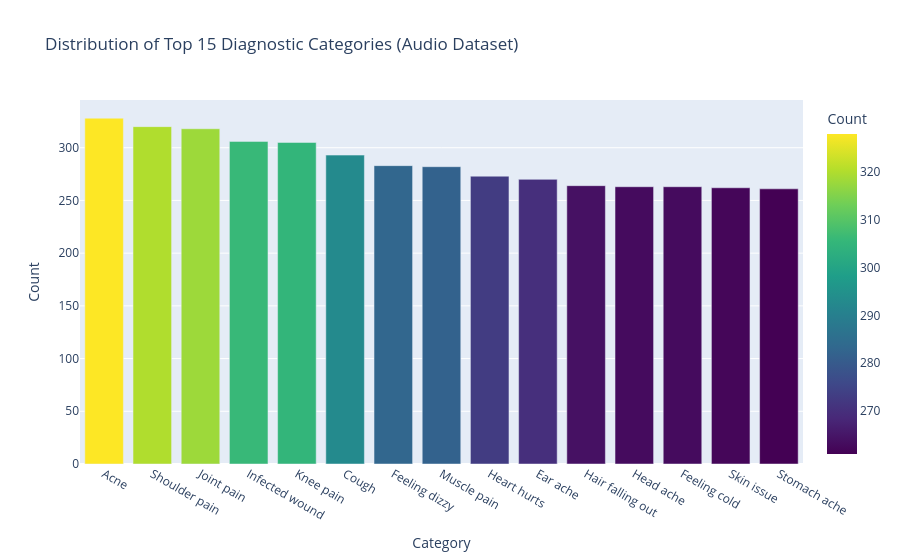
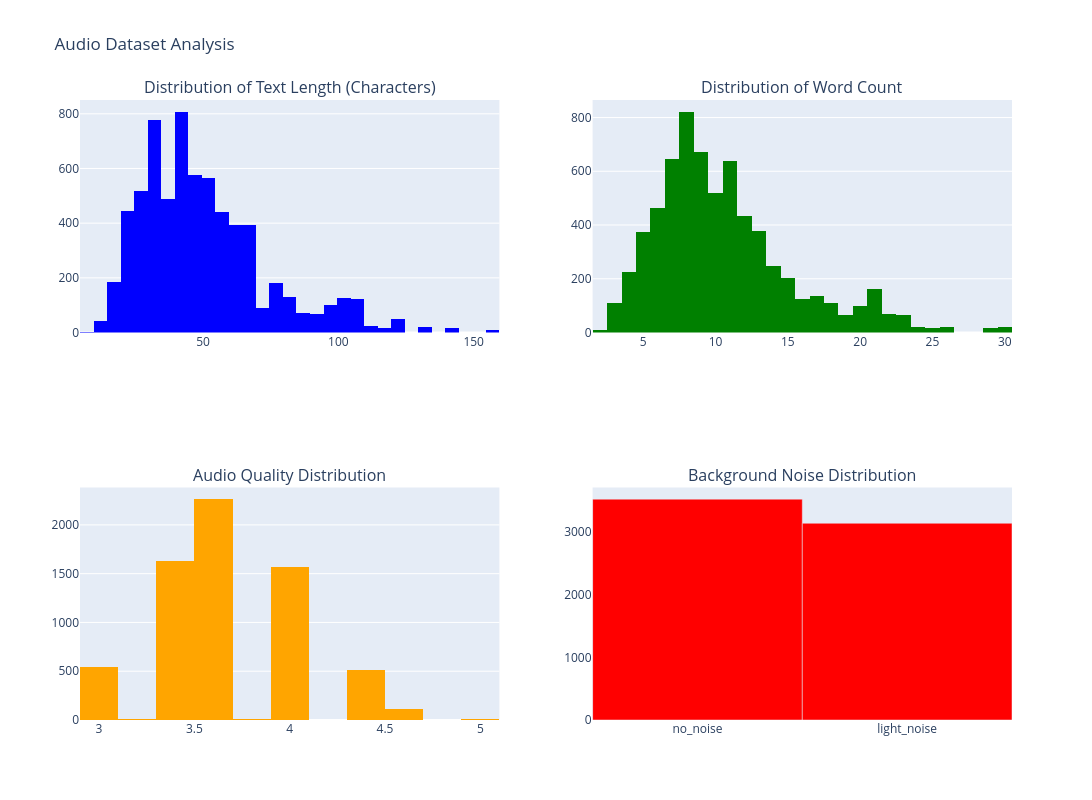

The code cell stored with these charts, in order, in its notebook:
### Markdown cell above
### 2.2 Audio and Text Classification Data Visualization

**Purpose:** Create visualizations to understand the distribution of diagnostic categories, text lengths, audio quality, and other relevant features in our dataset for both audio and text analysis.

### Code cell
# Visualize class distribution (top 15 categories)
top_n = 15  # Set the number of top diagnostic categories to display
top_categories = class_distribution.head(top_n).reset_index()  # Extract most frequent categories and reshape for plotting
top_categories.columns = ['Category', 'Count']  # Rename columns for better readability in visualization

# Create an interactive bar chart showing the distribution of diagnostic categories
# Using Plotly for interactive visualization allows exploration of category distribution
fig = px.bar(top_categories, x='Category', y='Count', 
             title=f'Distribution of Top {top_n} Diagnostic Categories (Audio Dataset)',
             color='Count', color_continuous_scale='viridis')  # Color gradient highlights frequency differences
fig.update_layout(xaxis={'categoryorder':'total descending'})  # Order categories by frequency for better insight
fig.show()

# Calculate text length metrics for preprocessing insights
# Text length affects feature extraction and model performance in audio and text classification
df['text_length'] = df['phrase'].apply(len)  # Character count helps determine text complexity
df['word_count'] = df['phrase'].apply(lambda x: len(str(x).split()))  # Word count informs tokenization strategies

# Visualize text length distribution and audio and text quality metrics using a 2x2 subplot layout
fig = make_subplots(rows=2, cols=2, 
                    subplot_titles=('Distribution of Text Length (Characters)', 
                                  'Distribution of Word Count',
                                  'Audio Quality Distribution',
                                  'Background Noise Distribution'))  # Organized visualization of key data characteristics

# Add histogram for character length distribution - longer texts may have more complex features
fig.add_trace(
    go.Histogram(x=df['text_length'], nbinsx=30, marker_color='blue'),
    row=1, col=1
)

# Add histogram for word count distribution - impacts tokenization and sequence length decisions
fig.add_trace(
    go.Histogram(x=df['word_count'], nbinsx=30, marker_color='green'),
    row=1, col=2
)

# Add audio quality distribution if available - audio quality affects feature extraction reliability
if 'overall_quality_of_the_audio' in df.columns:
    fig.add_trace(
        go.Histogram(x=df['overall_quality_of_the_audio'], nbinsx=20, marker_color='orange'),
        row=2, col=1
    )

# Add background noise distribution if available - noise levels impact classification accuracy
if 'background_noise_audible' in df.columns:
    noise_counts = df['background_noise_audible'].value_counts()
    fig.add_trace(
        go.Bar(x=noise_counts.index, y=noise_counts.values, marker_color='red'),
        row=2, col=2
    )

# Configure layout for optimal visualization of multiple data characteristics
fig.update_layout(height=800, width=1200, title_text="audio and text Dataset Analysis", showlegend=False)
fig.show()

# Audio and text quality vs class distribution analysis to identify potential class-specific recording issues
if 'overall_quality_of_the_audio' in df.columns:
    print(f"\nAudio and Text Quality Analysis by Diagnostic Category:")
    quality_by_class = df.groupby('prompt')['overall_quality_of_the_audio'].agg(['mean', 'count']).round(3)  # Calculate mean quality by category
    quality_by_class = quality_by_class.sort_values('mean', ascending=False)  # Sort to identify categories with best/worst recording quality
    print("Top 10 categories by audio and text quality:")
    print(quality_by_class.head(10))  # Display categories with highest quality recordings

# Remove temporary columns to keep dataset clean for subsequent processing steps
df.drop(['text_length', 'word_count'], axis=1, inplace=True)  # Cleanup to avoid affecting future operations

### Figure 1 — Plotly figure (JSON) as saved in the notebook; plotly's stock layout.template omitted (floating-point values rounded to 4 significant figures)
{"data": [{"alignmentgroup": "True", "hovertemplate": "Category=%{x}<br>Count=%{marker.color}<extra></extra>", "legendgroup": "", "marker": {"color": [328, 320, 318, 306, 305, 293, 283, 282, 273, 270, 264, 263, 263, 262, 261], "coloraxis": "coloraxis", "pattern": {"shape": ""}}, "name": "", "offsetgroup": "", "orientation": "v", "showlegend": false, "textposition": "auto", "type": "bar", "x": ["Acne", "Shoulder pain", "Joint pain", "Infected wound", "Knee pain", "Cough", "Feeling dizzy", "Muscle pain", "Heart hurts", "Ear ache", "Hair falling out", "Head ache", "Feeling cold", "Skin issue", "Stomach ache"], "xaxis": "x", "y": [328, 320, 318, 306, 305, 293, 283, 282, 273, 270, 264, 263, 263, 262, 261], "yaxis": "y"}], "layout": {"barmode": "relative", "coloraxis": {"colorbar": {"title": {"text": "Count"}}, "colorscale": [[0, "#440154"], [0.1111, "#482878"], [0.2222, "#3e4989"], [0.3333, "#31688e"], [0.4444, "#26828e"], [0.5556, "#1f9e89"], [0.6667, "#35b779"], [0.7778, "#6ece58"], [0.8889, "#b5de2b"], [1, "#fde725"]]}, "legend": {"tracegroupgap": 0}, "title": {"text": "Distribution of Top 15 Diagnostic Categories (Audio Dataset)"}, "xaxis": {"anchor": "y", "categoryorder": "total descending", "domain": [0, 1], "title": {"text": "Category"}}, "yaxis": {"anchor": "x", "domain": [0, 1], "title": {"text": "Count"}}}}

### Figure 2 — Plotly figure (JSON) as saved in the notebook; plotly's stock layout.template omitted (floating-point values rounded to 4 significant figures; data arrays with more than 128 entries replaced by an {"elided": "..."} marker saying what was removed)
{"data": [{"marker": {"color": "blue"}, "nbinsx": 30, "type": "histogram", "x": {"elided": "6661 int values"}, "xaxis": "x", "yaxis": "y"}, {"marker": {"color": "green"}, "nbinsx": 30, "type": "histogram", "x": {"elided": "6661 int values"}, "xaxis": "x2", "yaxis": "y2"}, {"marker": {"color": "orange"}, "nbinsx": 20, "type": "histogram", "x": {"elided": "6661 float values"}, "xaxis": "x3", "yaxis": "y3"}, {"marker": {"color": "red"}, "type": "bar", "x": ["no_noise", "light_noise"], "xaxis": "x4", "y": [3523, 3138], "yaxis": "y4"}], "layout": {"annotations": [{"font": {"size": 16}, "showarrow": false, "text": "Distribution of Text Length (Characters)", "x": 0.225, "xanchor": "center", "xref": "paper", "y": 1, "yanchor": "bottom", "yref": "paper"}, {"font": {"size": 16}, "showarrow": false, "text": "Distribution of Word Count", "x": 0.775, "xanchor": "center", "xref": "paper", "y": 1, "yanchor": "bottom", "yref": "paper"}, {"font": {"size": 16}, "showarrow": false, "text": "Audio Quality Distribution", "x": 0.225, "xanchor": "center", "xref": "paper", "y": 0.375, "yanchor": "bottom", "yref": "paper"}, {"font": {"size": 16}, "showarrow": false, "text": "Background Noise Distribution", "x": 0.775, "xanchor": "center", "xref": "paper", "y": 0.375, "yanchor": "bottom", "yref": "paper"}], "height": 800, "showlegend": false, "title": {"text": "Audio Dataset Analysis"}, "width": 1200, "xaxis": {"anchor": "y", "domain": [0, 0.45]}, "xaxis2": {"anchor": "y2", "domain": [0.55, 1]}, "xaxis3": {"anchor": "y3", "domain": [0, 0.45]}, "xaxis4": {"anchor": "y4", "domain": [0.55, 1]}, "yaxis": {"anchor": "x", "domain": [0.625, 1]}, "yaxis2": {"anchor": "x2", "domain": [0.625, 1]}, "yaxis3": {"anchor": "x3", "domain": [0, 0.375]}, "yaxis4": {"anchor": "x4", "domain": [0, 0.375]}}}
